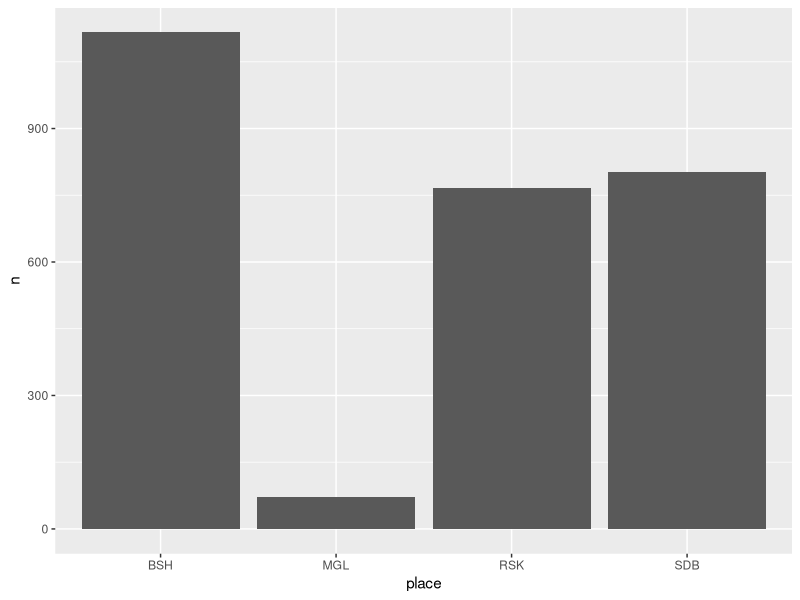
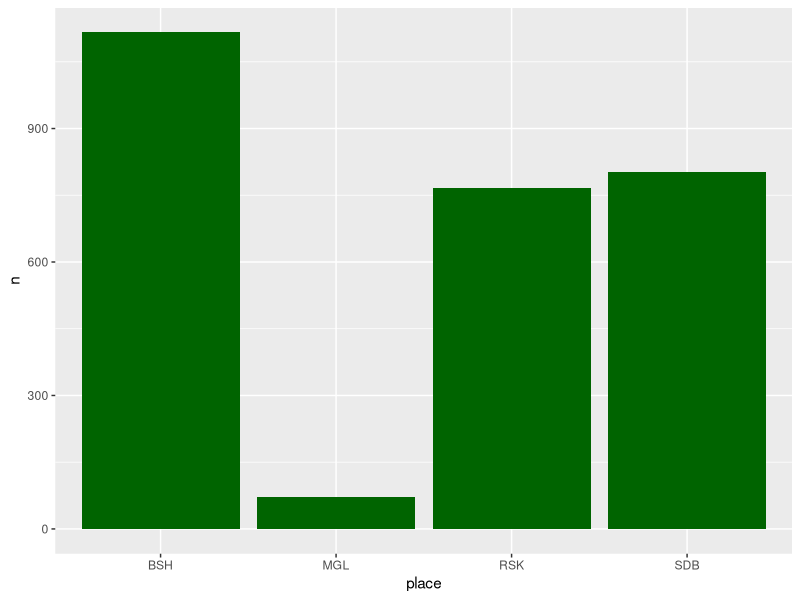
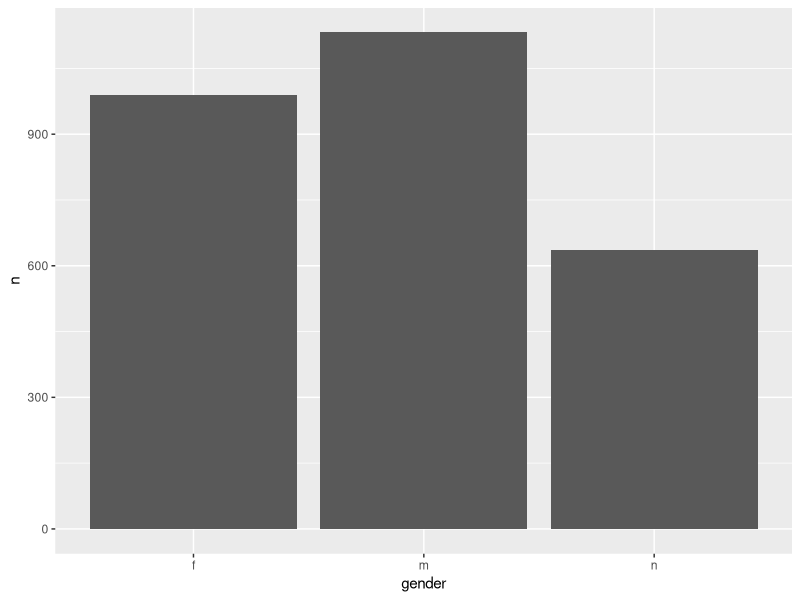
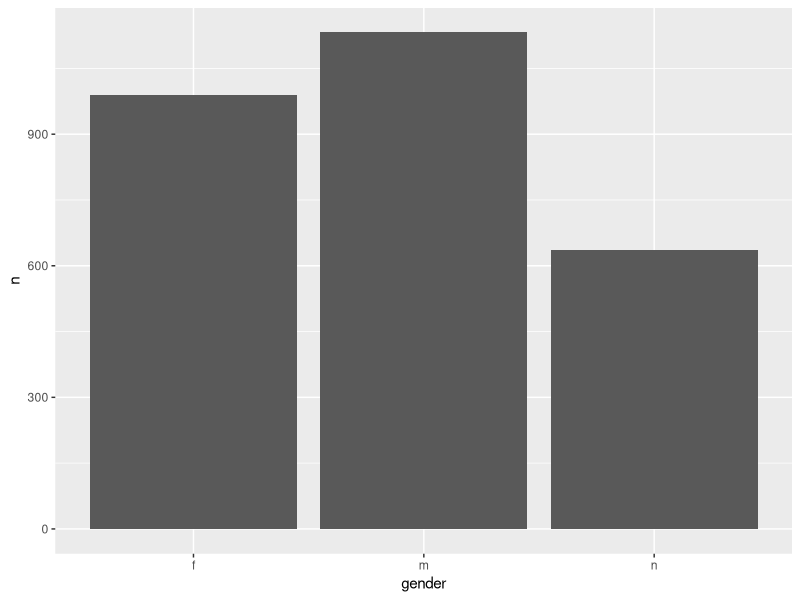
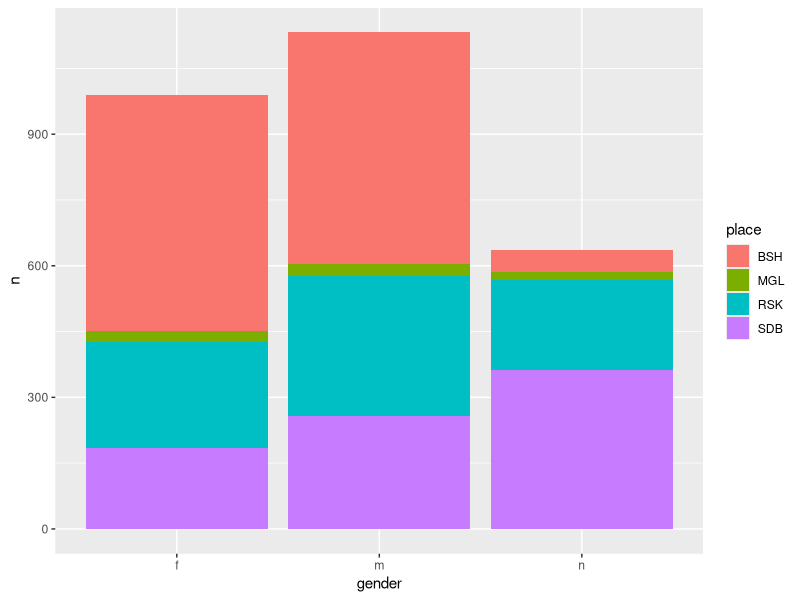
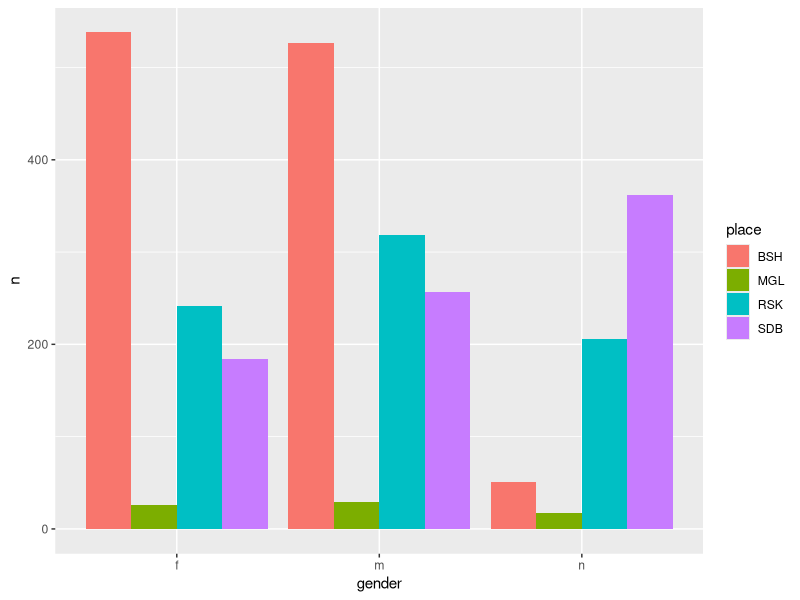
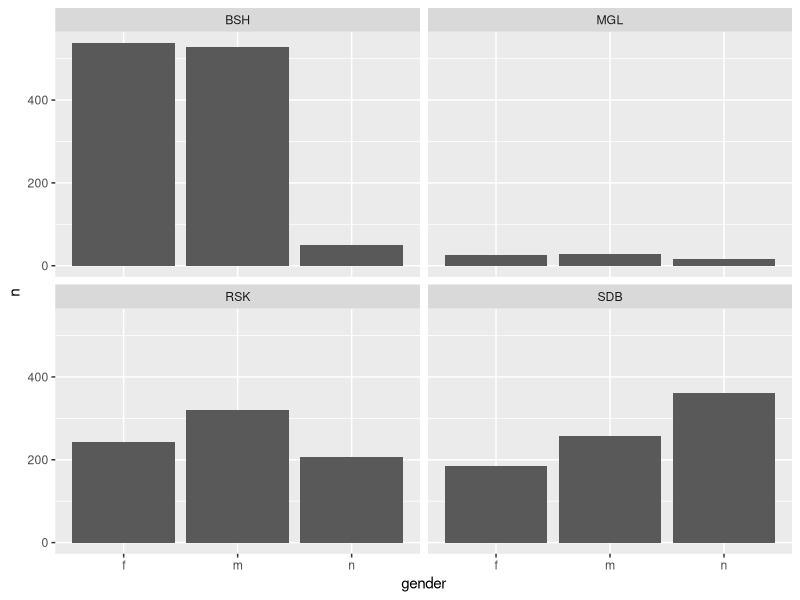
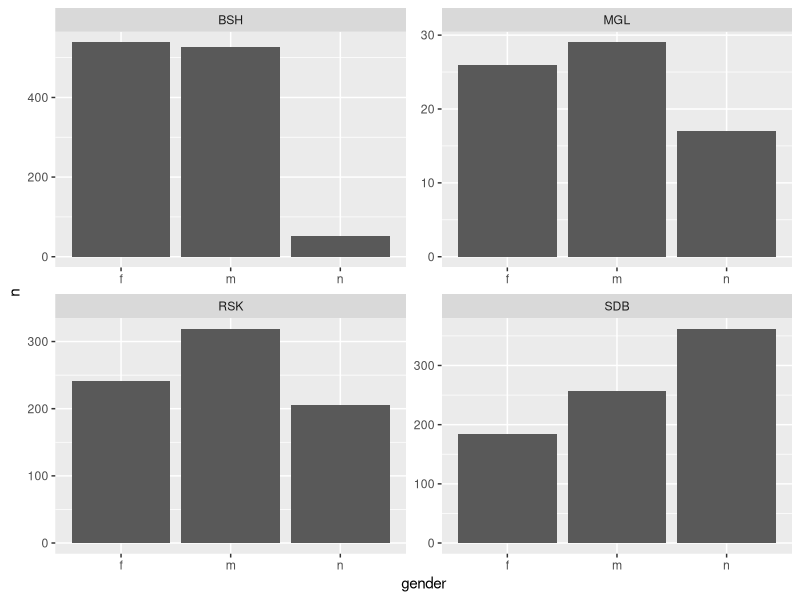

These charts were generated, in order, by the following R code:
## ---- chunk 1
knitr::opts_chunk$set(message = FALSE, warning = FALSE)
## ---- chunk 2
library("tidyverse")
## ---- chunk 3
df <- read_csv("data/sdb_mgl_bsh_rsk_datasets.csv")
## ---- chunk 4
df %>% 
  count(place)
## ---- chunk 5
df %>% 
  count(place) %>% 
  ggplot()+
  aes(x = place, y = n)+
  geom_col()
## ---- chunk 6
df %>% 
  count(place) %>% 
  ggplot()+
  aes(x = place, y = n)+
  geom_col(fill = "darkgreen")
## ---- chunk 7
df %>% 
  count(gender) %>% 
  ggplot()+
  aes(x = gender, y = n)+
  geom_col()
## ---- chunk 8
df %>% 
  count(gender) %>% 
  filter(gender == "f" | gender == "m" | gender == "n") %>% 
  ggplot()+
  aes(x = gender, y = n)+
  geom_col()
## ---- chunk 9
df %>% 
  count(gender, place) %>% 
  filter(gender == "f" | gender == "m" | gender == "n") %>% 
  ggplot()+
  aes(x = gender, y = n, fill = place)+
  geom_col()
## ---- chunk 10
df %>% 
  count(gender, place) %>% 
  filter(gender == "f" | gender == "m" | gender == "n") %>% 
  ggplot()+
  aes(x = gender, y = n, fill = place)+
  geom_col(position = "dodge")
## ---- chunk 11
df %>% 
  count(gender, place) %>% 
  filter(gender == "f" | gender == "m" | gender == "n") %>% 
  ggplot()+
  aes(x = gender, y = n)+
  geom_col(position = "dodge")+
  facet_wrap(~place)
## ---- chunk 12
df %>% 
  count(gender, place) %>% 
  filter(gender == "f" | gender == "m" | gender == "n") %>% 
  ggplot()+
  aes(x = gender, y = n)+
  geom_col(position = "dodge")+
  facet_wrap(~place, scales = "free")
## ---- chunk 13
df %>% 
  count(tombstone_type, place) %>% 
  na.omit() %>% 
  ggplot()+
  aes(x = tombstone_type, y = n)+
  geom_col(position = "dodge")+
  facet_wrap(~place, scales = "free")
## ---- chunk 14
df %>% 
  count(gender, place) %>% 
  filter(gender == "f" | gender == "m" | gender == "n") %>% 
  ggplot()+
  aes(x = gender, y = n, label = n)+
  geom_col()+
  geom_label()+
  facet_wrap(~place, scales = "free")
## ---- chunk 15
df %>% 
  count(gender, place) %>% 
  filter(gender == "f" | gender == "m" | gender == "n") %>% 
  ggplot()+
  aes(x = gender, y = n, label = n)+
  geom_label()+
  geom_col()+
  facet_wrap(~place, scales = "free")
## ---- chunk 16
df %>% 
  arrange(just_year_gre) %>% 
  group_by(place, gender) %>% 
  mutate(value = 1, 
         sum = cumsum(value)) %>% 
  ggplot()+
  aes(just_year_gre, sum, color = gender)+
  geom_point()+
  geom_line()+
  facet_wrap(~place, scales = "free")+
  labs(x = "", y = "количество надгробий")
